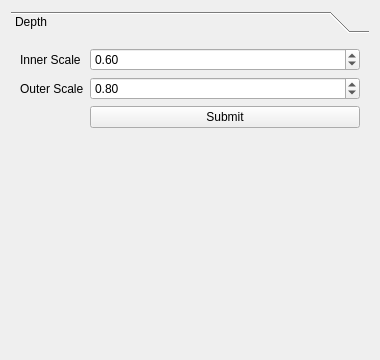
<?xml version="1.0" encoding="UTF-8"?>
<ui version="4.0">
 <class>Form</class>
 <widget class="QWidget" name="Form">
  <property name="geometry">
   <rect>
    <x>0</x>
    <y>0</y>
    <width>380</width>
    <height>360</height>
   </rect>
  </property>
  <property name="windowTitle">
   <string>Form</string>
  </property>
  <layout class="QVBoxLayout" name="verticalLayout_2">
   <item>
    <widget class="QToolBox" name="editLfPage">
     <property name="autoFillBackground">
      <bool>false</bool>
     </property>
     <property name="currentIndex">
      <number>0</number>
     </property>
     <widget class="QWidget" name="editDepthPage">
      <property name="geometry">
       <rect>
        <x>0</x>
        <y>0</y>
        <width>362</width>
        <height>311</height>
       </rect>
      </property>
      <attribute name="label">
       <string>Depth</string>
      </attribute>
      <layout class="QHBoxLayout" name="horizontalLayout_6">
       <item>
        <layout class="QFormLayout" name="formLayout_5">
         <item row="0" column="0">
          <widget class="QLabel" name="label_9">
           <property name="text">
            <string>Inner Scale</string>
           </property>
          </widget>
         </item>
         <item row="0" column="1">
          <widget class="QDoubleSpinBox" name="editDepthInner">
           <property name="singleStep">
            <double>0.050000000000000</double>
           </property>
           <property name="value">
            <double>0.600000000000000</double>
           </property>
          </widget>
         </item>
         <item row="1" column="0">
          <widget class="QLabel" name="label_10">
           <property name="text">
            <string>Outer Scale</string>
           </property>
          </widget>
         </item>
         <item row="1" column="1">
          <widget class="QDoubleSpinBox" name="editDepthOuter">
           <property name="singleStep">
            <double>0.050000000000000</double>
           </property>
           <property name="value">
            <double>0.800000000000000</double>
           </property>
          </widget>
         </item>
         <item row="2" column="1">
          <widget class="QPushButton" name="editDepthSubmit">
           <property name="text">
            <string>Submit</string>
           </property>
          </widget>
         </item>
        </layout>
       </item>
      </layout>
     </widget>
    </widget>
   </item>
  </layout>
 </widget>
 <resources/>
 <connections/>
</ui>
